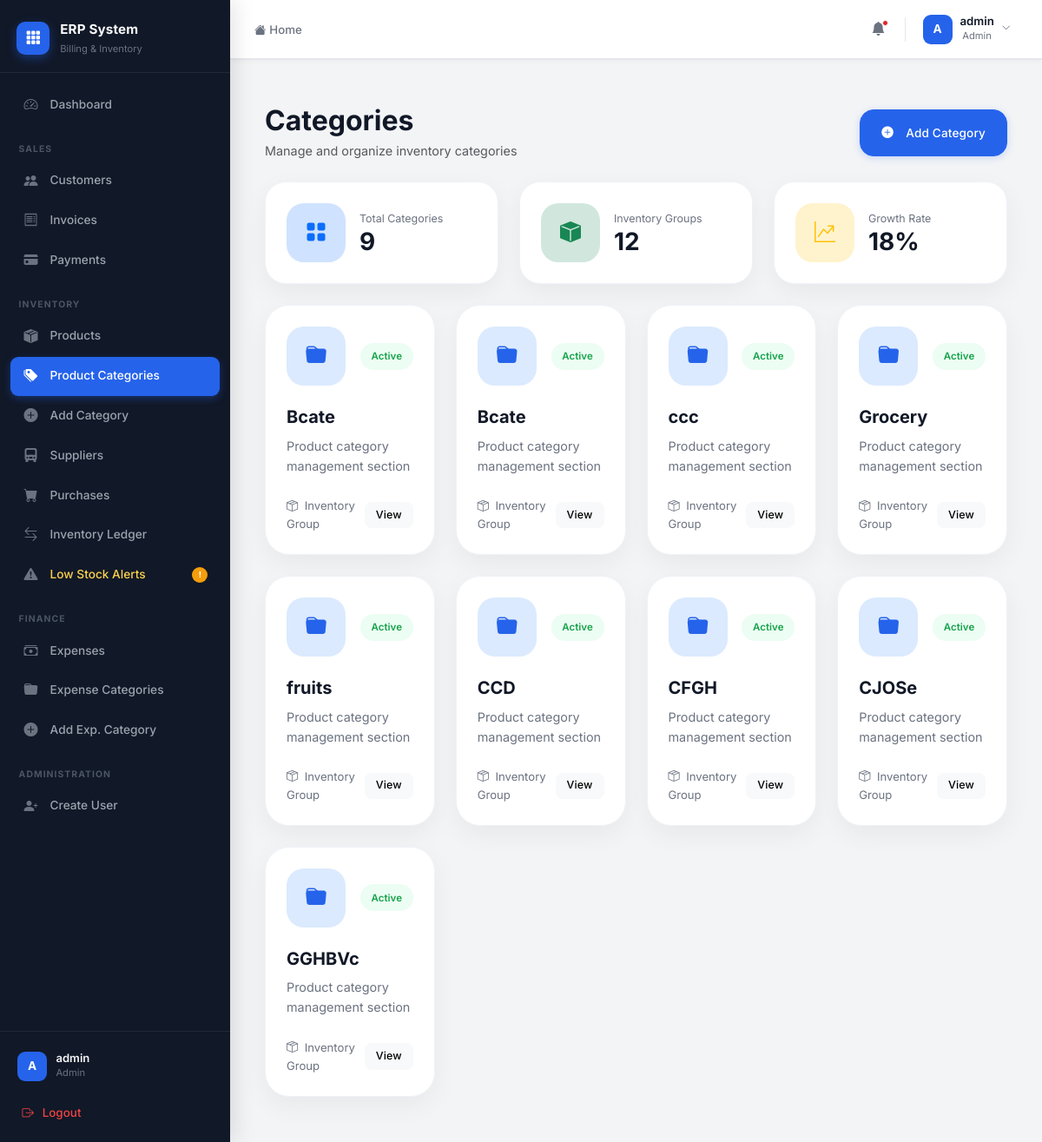
Page /products/categories/ (signed in) on the committed database.
### accounts/models.py (models this page shows)
class CustomUser(AbstractUser):
    ROLE_CHOICES = (
        ('admin', 'Admin'),
        ('staff', 'Staff'),
        ('accountant', 'Accountant'),
    )
    role = models.CharField(max_length=20, choices=ROLE_CHOICES, default='staff')
    phone = models.CharField(max_length=15, blank=True, null=True)

### products/models.py (models this page shows, shortened)
class Category(models.Model):
    name = models.CharField(max_length=100)

### products/views.py (the view)
# urls.py: path('categories/', category_list, name='category_list'),
@login_required
def category_list(request):
    categories = Category.objects.all()
    return render(request, 'products/category_list.html', {
        'categories': categories
    })

### templates/products/category_list.html (shortened to what this page needs)
{% extends 'layouts/admin_base.html' %}
{% block admin_content %}
<div class="container-fluid py-4">
    <div class="d-flex justify-content-between align-items-center flex-wrap gap-3 mb-4">
        <div>
            <h2 class="fw-bold mb-1">
                Categories
            </h2>
            <p class="text-muted mb-0">
                Manage and organize inventory categories
            </p>
        </div>
        <a href="{% url 'add_category' %}"
           class="btn btn-primary px-4 py-3 rounded-4">
            <i class="bi bi-plus-circle-fill me-2"></i>
            Add Category
        </a>
    </div>
    <div class="row g-4 mb-4">
        <div class="col-lg-4">
            <div class="analytics-card">
                <div class="analytics-icon bg-primary-subtle text-primary">
                    <i class="bi bi-grid-fill"></i>
                </div>
                <div>
                    <span>Total Categories</span>
                    <h3>{{ categories|length }}</h3>
                </div>
            </div>
        </div>
        <div class="col-lg-4">
            <div class="analytics-card">
                <div class="analytics-icon bg-success-subtle text-success">
                    <i class="bi bi-box-fill"></i>
                </div>
                <div>
                    <span>Inventory Groups</span>
                    <h3>12</h3>
                </div>
            </div>
        </div>
        <div class="col-lg-4">
            <div class="analytics-card">
                <div class="analytics-icon bg-warning-subtle text-warning">
                    <i class="bi bi-graph-up-arrow"></i>
                </div>
                <div>
                    <span>Growth Rate</span>
                    <h3>18%</h3>
                </div>
            </div>
        </div>
    </div>
    <div class="row g-4">
        {% for cat in categories %}
        <div class="col-xl-3 col-lg-4 col-md-6">
            <div class="category-grid-card">
                <div class="category-grid-top">
                    <div class="category-grid-icon">
                        <i class="bi bi-folder-fill"></i>
                    </div>
                    <div class="category-status">
                        Active
                    </div>
                </div>
                <h5>
                    {{ cat.name }}
                </h5>
                <p>
                    Product category management section
                </p>
                <div class="category-footer">
                    <span>
                        <i class="bi bi-box-seam me-1"></i>
                        Inventory Group
                    </span>
                    <button class="btn btn-light btn-sm rounded-3">
                        View
                    </button>
                </div>
            </div>
        </div>
        {% endfor %}
    </div>
</div>
{% endblock %}

### templates/layouts/admin_base.html (shortened to what this page needs)
{% extends 'base.html' %}
{% block content %}
<div class="erp-shell">
    <aside class="erp-sidebar" id="erpSidebar">
        <div class="sidebar-logo">
            <div class="logo-icon">
                <i class="bi bi-grid-3x3-gap-fill"></i>
            </div>
            <div class="logo-text">
                <span class="logo-name">ERP System</span>
                <span class="logo-sub">Billing & Inventory</span>
            </div>
        </div>
        <nav class="sidebar-nav" id="sidebarNav">
            <a href="{% url 'admin_dashboard' %}"
               class="nav-item {% if request.resolver_match.url_name == 'admin_dashboard' %}active{% endif %}">
                <span class="nav-icon"><i class="bi bi-speedometer2"></i></span>
                <span class="nav-label">Dashboard</span>
            </a>
            <div class="nav-section-label">Sales</div>
            <a href="{% url 'customer_list' %}"
               class="nav-item {% if 'customer' in request.resolver_match.url_name %}active{% endif %}">
                <span class="nav-icon"><i class="bi bi-people-fill"></i></span>
                <span class="nav-label">Customers</span>
            </a>
            <a href="{% url 'invoice_list' %}"
               class="nav-item {% if 'invoice' in request.resolver_match.url_name %}active{% endif %}">
                <span class="nav-icon"><i class="bi bi-receipt"></i></span>
                <span class="nav-label">Invoices</span>
            </a>
            {% if request.user.role == 'admin' or request.user.role == 'accountant' %}
            <a href="{% url 'payment_list' %}"
               class="nav-item {% if 'payment' in request.resolver_match.url_name %}active{% endif %}">
                <span class="nav-icon"><i class="bi bi-credit-card-fill"></i></span>
                <span class="nav-label">Payments</span>
            </a>
            {% endif %}
            <div class="nav-section-label">Inventory</div>
            <a href="{% url 'product_list' %}"
               class="nav-item {% if request.resolver_match.url_name == 'product_list' %}active{% endif %}">
                <span class="nav-icon"><i class="bi bi-box-seam-fill"></i></span>
                <span class="nav-label">Products</span>
            </a>
            {% if request.user.role == 'admin' %}
            <a href="{% url 'category_list' %}"
               class="nav-item {% if 'category' in request.resolver_match.url_name %}active{% endif %}">
                <span class="nav-icon"><i class="bi bi-tags-fill"></i></span>
                <span class="nav-label">Product Categories</span>
            </a>
            <a href="{% url 'add_category' %}"
               class="nav-item {% if request.resolver_match.url_name == 'add_category' %}active{% endif %}">
                <span class="nav-icon"><i class="bi bi-plus-circle-fill"></i></span>
                <span class="nav-label">Add Category</span>
            </a>
            <a href="{% url 'supplier_list' %}"
               class="nav-item {% if 'supplier' in request.resolver_match.url_name %}active{% endif %}">
                <span class="nav-icon"><i class="bi bi-truck-front-fill"></i></span>
                <span class="nav-label">Suppliers</span>
            </a>
            <a href="{% url 'purchase_list' %}"
               class="nav-item {% if 'purchase' in request.resolver_match.url_name %}active{% endif %}">
                <span class="nav-icon"><i class="bi bi-cart-fill"></i></span>
                <span class="nav-label">Purchases</span>
            </a>
            {% endif %}
            <a href="{% url 'stock_movement_list' %}"
               class="nav-item {% if 'stock' in request.resolver_match.url_name %}active{% endif %}">
                <span class="nav-icon"><i class="bi bi-arrow-left-right"></i></span>
                <span class="nav-label">Inventory Ledger</span>
            </a>
            <a href="{% url 'product_list' %}" class="nav-item nav-warning">
                <span class="nav-icon"><i class="bi bi-exclamation-triangle-fill"></i></span>
                <span class="nav-label">Low Stock Alerts</span>
                <span class="nav-badge">!</span>
            </a>
            {% if request.user.role == 'admin' or request.user.role == 'accountant' %}
            <div class="nav-section-label">Finance</div>
            <a href="{% url 'expense_list' %}"
               class="nav-item {% if 'expense' in request.resolver_match.url_name %}active{% endif %}">
                <span class="nav-icon"><i class="bi bi-cash-stack"></i></span>
                <span class="nav-label">Expenses</span>
            </a>
            <a href="{% url 'expense_category_list' %}"
               class="nav-item {% if 'expense_category' in request.resolver_match.url_name %}active{% endif %}">
                <span class="nav-icon"><i class="bi bi-folder-fill"></i></span>
                <span class="nav-label">Expense Categories</span>
            </a>
            {% if request.user.role == 'admin' %}
            <a href="{% url 'create_expense_category' %}"
               class="nav-item {% if request.resolver_match.url_name == 'create_expense_category' %}active{% endif %}">
                <span class="nav-icon"><i class="bi bi-plus-circle-fill"></i></span>
                <span class="nav-label">Add Exp. Category</span>
            </a>
            {% endif %}
            {% endif %}
            {% if request.user.role == 'admin' %}
            <div class="nav-section-label">Administration</div>
            <a href="{% url 'register_user' %}"
               class="nav-item {% if request.resolver_match.url_name == 'register_user' %}active{% endif %}">
                <span class="nav-icon"><i class="bi bi-person-plus-fill"></i></span>
                <span class="nav-label">Create User</span>
            </a>
            {% endif %}
        </nav>
        <div class="sidebar-footer">
            <div class="user-card">
                <div class="user-avatar">
                    {{ request.user.username|slice:":1"|upper }}
                </div>
                <div class="user-info">
                    <div class="user-name">{{ request.user.username }}</div>
                    <div class="user-role">{{ request.user.role|title }}</div>
                </div>
            </div>
            <a href="{% url 'logout' %}" class="logout-btn">
                <i class="bi bi-box-arrow-right"></i>
                <span>Logout</span>
            </a>
        </div>
    </aside>
    <div class="erp-main">
        <header class="erp-topbar">
            <div class="topbar-left">
                <nav aria-label="breadcrumb">
                    <ol class="breadcrumb mb-0">
                        <li class="breadcrumb-item">
                            <a href="{% url 'admin_dashboard' %}">
                                <i class="bi bi-house-fill me-1"></i>Home
                            </a>
                        </li>
                    </ol>
                </nav>
            </div>
            <div class="topbar-right">
                <button class="topbar-icon-btn" title="Notifications">
                    <i class="bi bi-bell-fill"></i>
                    <span class="notif-dot"></span>
                </button>
                <div class="dropdown">
                    <button class="topbar-user-btn dropdown-toggle" data-bs-toggle="dropdown" aria-expanded="false">
                        <div class="topbar-avatar">
                            {{ request.user.username|slice:":1"|upper }}
                        </div>
                        <div class="topbar-user-info d-none d-sm-block">
                            <div class="topbar-username">{{ request.user.username }}</div>
                            <div class="topbar-userrole">{{ request.user.role|title }}</div>
                        </div>
                        <i class="bi bi-chevron-down topbar-chevron d-none d-sm-block"></i>
                    </button>
                </div>
            </div>
        </header>
        <main class="erp-page-content page-content">
            {% block admin_content %}{% endblock %}
        </main>
    </div>
</div>
{% endblock %}

### templates/base.html (style rules this page uses)
:root { --primary: #2563EB; --primary-hover: #1D4ED8; --primary-light: #EFF6FF; --sidebar-bg: #111827; --sidebar-hover: #1F2937; --sidebar-active: #1F2937; --success: #16A34A; --danger: #DC2626; --warning: #F59E0B; --bg: #F3F4F6; --card-bg: #FFFFFF; --text-primary: #111827; --text-secondary: #6B7280; --border: #E5E7EB; --shadow-card: 0 4px 20px rgba(0,0,0,0.05); --shadow-sidebar: 4px 0 24px rgba(0,0,0,0.12); --radius-sm: 8px; --radius-md: 12px; --radius-lg: 16px; --topbar-h: 68px; --sidebar-w: 265px; --transition: all 0.22s cubic-bezier(0.4,0,0.2,1); }
*, *::before, *::after { box-sizing: border-box; }
body { font-family: 'Inter', sans-serif; background: var(--bg); color: var(--text-primary); font-size: 0.9rem; line-height: 1.6; -webkit-font-smoothing: antialiased; }
h1,h2,h3,h4,h5,h6 { font-weight: 700; color: var(--text-primary); }
a { text-decoration: none; }
.page-content { animation: fadeInUp 0.35s ease forwards; }
.btn { font-family: 'Inter', sans-serif; font-weight: 500; font-size: 0.85rem; border-radius: var(--radius-sm); padding: 0.45rem 1.1rem; transition: var(--transition); display: inline-flex; align-items: center; gap: 0.4rem; letter-spacing: 0.01em; }
.btn-primary { background: var(--primary); border-color: var(--primary); color: #fff; box-shadow: 0 2px 8px rgba(37,99,235,0.22); }
.btn-sm { font-size: 0.78rem; padding: 0.3rem 0.75rem; border-radius: 6px; }
.erp-topbar { height: var(--topbar-h); background: var(--card-bg); border-bottom: 1px solid var(--border); display: flex; align-items: center; justify-content: space-between; padding: 0 1.75rem; position: sticky; top: 0; z-index: 100; box-shadow: 0 1px 0 var(--border), 0 2px 8px rgba(0,0,0,0.04); }

### templates/products/category_list.html (style rules this page uses)
.analytics-card { background:#fff; border-radius:24px; padding:1.5rem; display:flex; align-items:center; gap:1rem; border:1px solid #EEF2F7; box-shadow:0 10px 30px rgba(0,0,0,0.05); }
.analytics-icon { width:68px; height:68px; border-radius:20px; display:flex; align-items:center; justify-content:center; font-size:1.5rem; }
.analytics-card span { display:block; font-size:0.78rem; color:#6B7280; }
.analytics-card h3 { margin:0; font-weight:700; }
.category-grid-card { background:#fff; border-radius:28px; padding:1.5rem; border:1px solid #EEF2F7; box-shadow:0 10px 30px rgba(0,0,0,0.05); transition:0.35s ease; height:100%; }
.category-grid-top { display:flex; justify-content:space-between; align-items:center; margin-bottom:1.5rem; }
.category-grid-icon { width:68px; height:68px; border-radius:20px; background:#DBEAFE; color:#2563EB; display:flex; align-items:center; justify-content:center; font-size:1.5rem; }
.category-status { background:#ECFDF3; color:#16A34A; padding:0.4rem 0.8rem; border-radius:999px; font-size:0.72rem; font-weight:600; }
.category-grid-card h5 { font-weight:700; margin-bottom:0.6rem; }
.category-grid-card p { color:#6B7280; font-size:0.9rem; margin-bottom:1.5rem; }
.category-footer { display:flex; justify-content:space-between; align-items:center; }
.category-footer span { font-size:0.82rem; color:#6B7280; }

### rows in the picture
CustomUser: user.username "A", user.username "admin", user.role "Admin"
Category: name "Bcate"
Category: name "Bcate"
Category: name "ccc"
Category: name "Grocery"
Category: name "fruits"
Category: name "CCD"
Category: name "CFGH"
Category: name "CJOSe"
Category: name "GGHBVc"

### other values in the picture
{{ categories|length }} "9"
